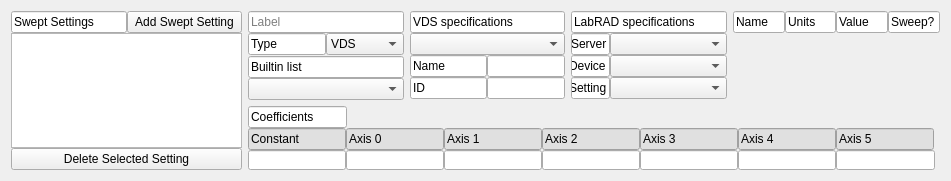
   <widget class="QWidget" name="horizontalLayoutWidget_11">
    <property name="geometry">
     <rect>
      <x>0</x>
      <y>170</y>
      <width>951</width>
      <height>181</height>
     </rect>
    </property>
    <layout class="QHBoxLayout" name="horizontalLayout_15" stretch="1,3">
     <item>
      <layout class="QVBoxLayout" name="verticalLayout_6">
       <property name="spacing">
        <number>0</number>
       </property>
       <item>
        <layout class="QHBoxLayout" name="horizontalLayout" stretch="1,1">
         <property name="spacing">
          <number>0</number>
         </property>
         <item>
          <widget class="QLineEdit" name="swp_lbl_settings">
           <property name="text">
            <string>Swept Settings</string>
           </property>
           <property name="readOnly">
            <bool>true</bool>
           </property>
          </widget>
         </item>
         <item>
          <widget class="QPushButton" name="swp_btn_add">
           <property name="text">
            <string>Add Swept Setting</string>
           </property>
          </widget>
         </item>
        </layout>
       </item>
       <item>
        <widget class="QListWidget" name="swp_list_settings"/>
       </item>
       <item>
        <widget class="QPushButton" name="swp_btn_del">
         <property name="text">
          <string>Delete Selected Setting</string>
         </property>
        </widget>
       </item>
      </layout>
     </item>
     <item>
      <layout class="QVBoxLayout" name="verticalLayout_21">
       <item>
        <layout class="QHBoxLayout" name="horizontalLayout_14" stretch="3,3,3,4">
         <item>
          <layout class="QVBoxLayout" name="verticalLayout_7">
           <property name="spacing">
            <number>0</number>
           </property>
           <item>
            <widget class="QLineEdit" name="swp_inp_label">
             <property name="placeholderText">
              <string>Label</string>
             </property>
            </widget>
           </item>
           <item>
            <layout class="QHBoxLayout" name="horizontalLayout_8" stretch="1,1">
             <property name="spacing">
              <number>0</number>
             </property>
             <item>
              <widget class="QLineEdit" name="swp_lbl_type">
               <property name="text">
                <string>Type</string>
               </property>
               <property name="readOnly">
                <bool>true</bool>
               </property>
              </widget>
             </item>
             <item>
              <widget class="QComboBox" name="swp_dd_type">
               <item>
                <property name="text">
                 <string>VDS</string>
                </property>
               </item>
               <item>
                <property name="text">
                 <string>LabRAD</string>
                </property>
               </item>
               <item>
                <property name="text">
                 <string>Builtin</string>
                </property>
               </item>
              </widget>
             </item>
            </layout>
           </item>
           <item>
            <spacer name="verticalSpacer_2">
             <property name="orientation">
              <enum>Qt::Vertical</enum>
             </property>
             <property name="sizeHint" stdset="0">
              <size>
               <width>20</width>
               <height>40</height>
              </size>
             </property>
            </spacer>
           </item>
           <item>
            <widget class="QLineEdit" name="swp_lbl_builtins">
             <property name="text">
              <string>Builtin list</string>
             </property>
             <property name="readOnly">
              <bool>true</bool>
             </property>
            </widget>
           </item>
           <item>
            <widget class="QComboBox" name="swp_dd_builtins"/>
           </item>
          </layout>
         </item>
         <item>
          <layout class="QVBoxLayout" name="verticalLayout_8">
           <property name="spacing">
            <number>0</number>
           </property>
           <item>
            <widget class="QLineEdit" name="swp_lbl_vds">
             <property name="text">
              <string>VDS specifications</string>
             </property>
             <property name="readOnly">
              <bool>true</bool>
             </property>
            </widget>
           </item>
           <item>
            <widget class="QComboBox" name="swp_dd_vds"/>
           </item>
           <item>
            <layout class="QHBoxLayout" name="horizontalLayout_9">
             <property name="spacing">
              <number>0</number>
             </property>
             <item>
              <widget class="QLineEdit" name="swp_lbl_vds_name">
               <property name="text">
                <string>Name</string>
               </property>
               <property name="readOnly">
                <bool>true</bool>
               </property>
              </widget>
             </item>
             <item>
              <widget class="QLineEdit" name="swp_inp_vds_name"/>
             </item>
            </layout>
           </item>
           <item>
            <layout class="QHBoxLayout" name="horizontalLayout_10">
             <property name="spacing">
              <number>0</number>
             </property>
             <item>
              <widget class="QLineEdit" name="swp_lbl_vds_id">
               <property name="text">
                <string>ID</string>
               </property>
               <property name="readOnly">
                <bool>true</bool>
               </property>
              </widget>
             </item>
             <item>
              <widget class="QLineEdit" name="swp_inp_vds_id"/>
             </item>
            </layout>
           </item>
           <item>
            <spacer name="verticalSpacer_5">
             <property name="orientation">
              <enum>Qt::Vertical</enum>
             </property>
             <property name="sizeHint" stdset="0">
              <size>
               <width>20</width>
               <height>40</height>
              </size>
             </property>
            </spacer>
           </item>
          </layout>
         </item>
         <item>
          <layout class="QVBoxLayout" name="verticalLayout_11">
           <property name="spacing">
            <number>0</number>
           </property>
           <item>
            <widget class="QLineEdit" name="swp_lbl_rad">
             <property name="text">
              <string>LabRAD specifications</string>
             </property>
             <property name="readOnly">
              <bool>true</bool>
             </property>
            </widget>
           </item>
           <item>
            <layout class="QHBoxLayout" name="horizontalLayout_11" stretch="1,3">
             <property name="spacing">
              <number>0</number>
             </property>
             <item>
              <layout class="QVBoxLayout" name="verticalLayout_9">
               <property name="spacing">
                <number>0</number>
               </property>
               <item>
                <widget class="QLineEdit" name="swp_lbl_rad_server">
                 <property name="text">
                  <string>Server</string>
                 </property>
                 <property name="readOnly">
                  <bool>true</bool>
                 </property>
                </widget>
               </item>
               <item>
                <widget class="QLineEdit" name="swp_lbl_rad_device">
                 <property name="text">
                  <string>Device</string>
                 </property>
                 <property name="readOnly">
                  <bool>true</bool>
                 </property>
                </widget>
               </item>
               <item>
                <widget class="QLineEdit" name="swp_lbl_rad_setting">
                 <property name="text">
                  <string>Setting</string>
                 </property>
                 <property name="readOnly">
                  <bool>true</bool>
                 </property>
                </widget>
               </item>
              </layout>
             </item>
             <item>
              <layout class="QVBoxLayout" name="verticalLayout_10">
               <property name="spacing">
                <number>0</number>
               </property>
               <item>
                <widget class="QComboBox" name="swp_dd_rad_server"/>
               </item>
               <item>
                <widget class="QComboBox" name="swp_dd_rad_device"/>
               </item>
               <item>
                <widget class="QComboBox" name="swp_dd_rad_setting"/>
               </item>
              </layout>
             </item>
            </layout>
           </item>
           <item>
            <spacer name="verticalSpacer_3">
             <property name="orientation">
              <enum>Qt::Vertical</enum>
             </property>
             <property name="sizeHint" stdset="0">
              <size>
               <width>20</width>
               <height>40</height>
              </size>
             </property>
            </spacer>
           </item>
          </layout>
         </item>
         <item>
          <layout class="QVBoxLayout" name="verticalLayout_13">
           <property name="spacing">
            <number>0</number>
           </property>
           <item>
            <layout class="QHBoxLayout" name="horizontalLayout_13">
             <property name="spacing">
              <number>0</number>
             </property>
             <item>
              <widget class="QLineEdit" name="swp_lbl_rad_inp_name">
               <property name="text">
                <string>Name</string>
               </property>
               <property name="readOnly">
                <bool>true</bool>
               </property>
              </widget>
             </item>
             <item>
              <widget class="QLineEdit" name="swp_lbl_rad_inp_units">
               <property name="text">
                <string>Units</string>
               </property>
               <property name="readOnly">
                <bool>true</bool>
               </property>
              </widget>
             </item>
             <item>
              <widget class="QLineEdit" name="swp_lbl_rad_inp_value">
               <property name="text">
                <string>Value</string>
               </property>
               <property name="readOnly">
                <bool>true</bool>
               </property>
              </widget>
             </item>
             <item>
              <widget class="QLineEdit" name="swp_lbl_rad_inp_sweep">
               <property name="text">
                <string>Sweep?</string>
               </property>
               <property name="readOnly">
                <bool>true</bool>
               </property>
              </widget>
             </item>
            </layout>
           </item>
           <item>
            <layout class="QVBoxLayout" name="swp_lay_rad_inp">
             <property name="spacing">
              <number>0</number>
             </property>
            </layout>
           </item>
           <item>
            <spacer name="verticalSpacer_4">
             <property name="orientation">
              <enum>Qt::Vertical</enum>
             </property>
             <property name="sizeHint" stdset="0">
              <size>
               <width>20</width>
               <height>40</height>
              </size>
             </property>
            </spacer>
           </item>
          </layout>
         </item>
        </layout>
       </item>
       <item>
        <layout class="QVBoxLayout" name="verticalLayout_14">
         <property name="spacing">
          <number>0</number>
         </property>
         <item>
          <layout class="QHBoxLayout" name="horizontalLayout_12" stretch="1,6">
           <property name="spacing">
            <number>0</number>
           </property>
           <item>
            <widget class="QLineEdit" name="swp_lbl_coeff">
             <property name="text">
              <string>Coefficients</string>
             </property>
             <property name="readOnly">
              <bool>true</bool>
             </property>
            </widget>
           </item>
           <item>
            <spacer name="horizontalSpacer_3">
             <property name="orientation">
              <enum>Qt::Horizontal</enum>
             </property>
             <property name="sizeHint" stdset="0">
              <size>
               <width>40</width>
               <height>20</height>
              </size>
             </property>
            </spacer>
           </item>
          </layout>
         </item>
         <item>
          <layout class="QHBoxLayout" name="horizontalLayout_16" stretch="0,0,0,0,0,0,0,0">
           <property name="spacing">
            <number>0</number>
           </property>
           <item>
            <layout class="QVBoxLayout" name="verticalLayout_12">
             <property name="spacing">
              <number>0</number>
             </property>
             <item>
              <widget class="QLineEdit" name="swp_lbl_coeff_const">
               <property name="maximumSize">
                <size>
                 <width>98</width>
                 <height>16777215</height>
                </size>
               </property>
               <property name="styleSheet">
                <string notr="true">QLineEdit { background-color: rgb(224,224,224) }</string>
               </property>
               <property name="text">
                <string>Constant</string>
               </property>
               <property name="readOnly">
                <bool>true</bool>
               </property>
              </widget>
             </item>
             <item>
              <widget class="QLineEdit" name="swp_inp_coeff_const">
               <property name="minimumSize">
                <size>
                 <width>98</width>
                 <height>20</height>
                </size>
               </property>
               <property name="maximumSize">
                <size>
                 <width>98</width>
                 <height>20</height>
                </size>
               </property>
              </widget>
             </item>
            </layout>
           </item>
           <item>
            <layout class="QVBoxLayout" name="verticalLayout_16">
             <property name="spacing">
              <number>0</number>
             </property>
             <item>
              <widget class="QLineEdit" name="swp_lbl_coeff_0">
               <property name="enabled">
                <bool>true</bool>
               </property>
               <property name="maximumSize">
                <size>
                 <width>98</width>
                 <height>16777215</height>
                </size>
               </property>
               <property name="styleSheet">
                <string notr="true">QLineEdit { background-color: rgb(224,224,224) }</string>
               </property>
               <property name="text">
                <string>Axis 0</string>
               </property>
               <property name="readOnly">
                <bool>true</bool>
               </property>
              </widget>
             </item>
             <item>
              <widget class="QLineEdit" name="swp_inp_coeff_0">
               <property name="minimumSize">
                <size>
                 <width>98</width>
                 <height>20</height>
                </size>
               </property>
               <property name="maximumSize">
                <size>
                 <width>98</width>
                 <height>20</height>
                </size>
               </property>
              </widget>
             </item>
            </layout>
           </item>
           <item>
            <layout class="QVBoxLayout" name="verticalLayout_15">
             <property name="spacing">
              <number>0</number>
             </property>
             <item>
              <widget class="QLineEdit" name="swp_lbl_coeff_1">
               <property name="maximumSize">
                <size>
                 <width>98</width>
                 <height>16777215</height>
                </size>
               </property>
               <property name="styleSheet">
                <string notr="true">QLineEdit { background-color: rgb(224,224,224) }</string>
               </property>
               <property name="text">
                <string>Axis 1</string>
               </property>
               <property name="readOnly">
                <bool>true</bool>
               </property>
              </widget>
             </item>
             <item>
              <widget class="QLineEdit" name="swp_inp_coeff_1">
               <property name="minimumSize">
                <size>
                 <width>98</width>
                 <height>20</height>
                </size>
               </property>
               <property name="maximumSize">
                <size>
                 <width>98</width>
                 <height>16777215</height>
                </size>
               </property>
              </widget>
             </item>
            </layout>
           </item>
           <item>
            <layout class="QVBoxLayout" name="verticalLayout_18">
             <property name="spacing">
              <number>0</number>
             </property>
             <item>
              <widget class="QLineEdit" name="swp_lbl_coeff_2">
               <property name="maximumSize">
                <size>
                 <width>99</width>
                 <height>16777215</height>
                </size>
               </property>
               <property name="styleSheet">
                <string notr="true">QLineEdit { background-color: rgb(224,224,224) }</string>
               </property>
               <property name="text">
                <string>Axis 2</string>
               </property>
               <property name="readOnly">
                <bool>true</bool>
               </property>
              </widget>
             </item>
             <item>
              <widget class="QLineEdit" name="swp_inp_coeff_2">
               <property name="minimumSize">
                <size>
                 <width>98</width>
                 <height>20</height>
                </size>
               </property>
               <property name="maximumSize">
                <size>
                 <width>98</width>
                 <height>20</height>
                </size>
               </property>
              </widget>
             </item>
            </layout>
           </item>
           <item>
            <layout class="QVBoxLayout" name="verticalLayout_19">
             <property name="spacing">
              <number>0</number>
             </property>
             <item>
              <widget class="QLineEdit" name="swp_lbl_coeff_3">
               <property name="maximumSize">
                <size>
                 <width>98</width>
                 <height>16777215</height>
                </size>
               </property>
               <property name="styleSheet">
                <string notr="true">QLineEdit { background-color: rgb(224,224,224) }</string>
               </property>
               <property name="text">
                <string>Axis 3</string>
               </property>
               <property name="readOnly">
                <bool>true</bool>
               </property>
              </widget>
             </item>
             <item>
              <widget class="QLineEdit" name="swp_inp_coeff_3">
               <property name="minimumSize">
                <size>
                 <width>98</width>
                 <height>20</height>
                </size>
               </property>
               <property name="maximumSize">
                <size>
                 <width>98</width>
                 <height>20</height>
                </size>
               </property>
              </widget>
             </item>
            </layout>
           </item>
           <item>
            <layout class="QVBoxLayout" name="verticalLayout_20">
             <property name="spacing">
              <number>0</number>
             </property>
             <item>
              <widget class="QLineEdit" name="swp_lbl_coeff_4">
               <property name="maximumSize">
                <size>
                 <width>98</width>
                 <height>16777215</height>
                </size>
               </property>
               <property name="styleSheet">
                <string notr="true">QLineEdit { background-color: rgb(224,224,224) }</string>
               </property>
               <property name="text">
                <string>Axis 4</string>
               </property>
               <property name="readOnly">
                <bool>true</bool>
               </property>
              </widget>
             </item>
             <item>
              <widget class="QLineEdit" name="swp_inp_coeff_4">
               <property name="minimumSize">
                <size>
                 <width>98</width>
                 <height>20</height>
                </size>
               </property>
               <property name="maximumSize">
                <size>
                 <width>98</width>
                 <height>20</height>
                </size>
               </property>
               <property name="readOnly">
                <bool>false</bool>
               </property>
              </widget>
             </item>
            </layout>
           </item>
           <item>
            <layout class="QVBoxLayout" name="verticalLayout_17">
             <property name="spacing">
              <number>0</number>
             </property>
             <item>
              <widget class="QLineEdit" name="swp_lbl_coeff_5">
               <property name="maximumSize">
                <size>
                 <width>98</width>
                 <height>16777215</height>
                </size>
               </property>
               <property name="styleSheet">
                <string notr="true">QLineEdit { background-color: rgb(224,224,224) }</string>
               </property>
               <property name="text">
                <string>Axis 5</string>
               </property>
               <property name="readOnly">
                <bool>true</bool>
               </property>
              </widget>
             </item>
             <item>
              <widget class="QLineEdit" name="swp_inp_coeff_5">
               <property name="minimumSize">
                <size>
                 <width>99</width>
                 <height>0</height>
                </size>
               </property>
               <property name="maximumSize">
                <size>
                 <width>99</width>
                 <height>20</height>
                </size>
               </property>
              </widget>
             </item>
            </layout>
           </item>
           <item>
            <spacer name="horizontalSpacer_6">
             <property name="orientation">
              <enum>Qt::Horizontal</enum>
             </property>
             <property name="sizeHint" stdset="0">
              <size>
               <width>40</width>
               <height>20</height>
              </size>
             </property>
            </spacer>
           </item>
          </layout>
         </item>
        </layout>
       </item>
      </layout>
     </item>
    </layout>
   </widget>
